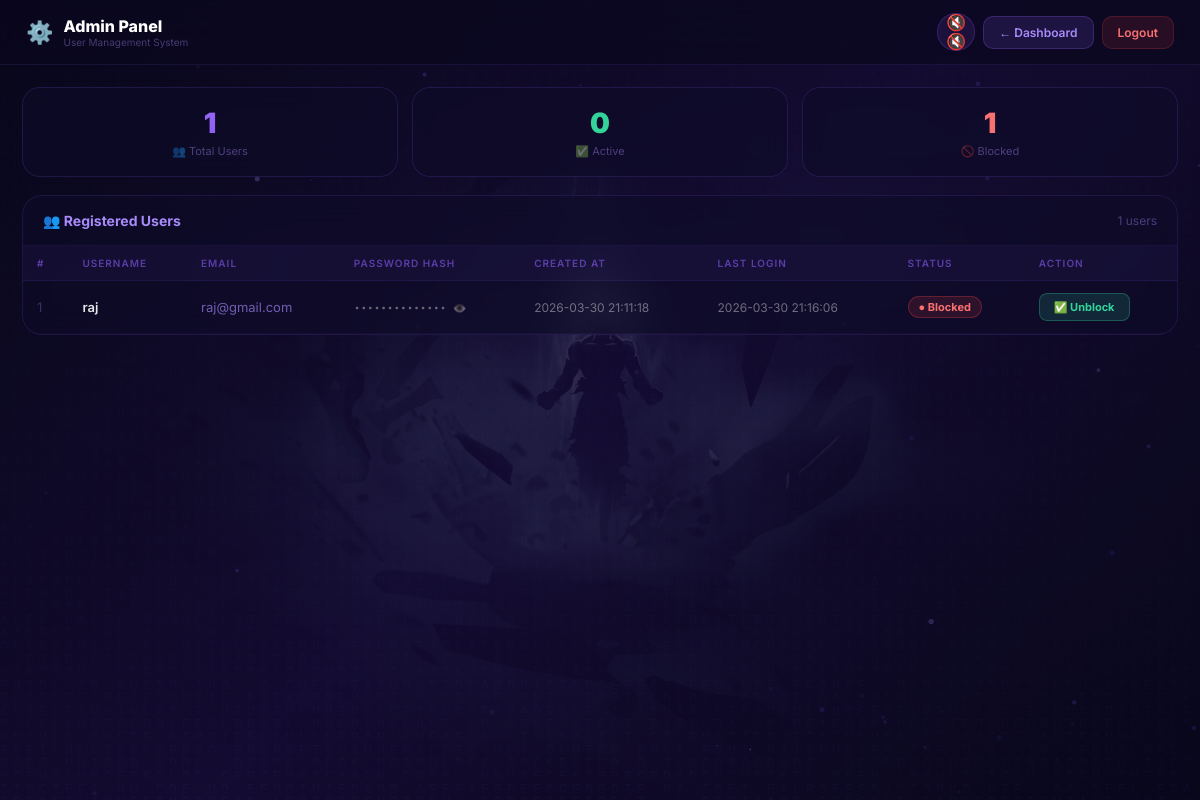
The page /admin (signed in) on the database its author committed.
### tables this page shows
CREATE TABLE users (
            id INTEGER PRIMARY KEY AUTOINCREMENT,
            username TEXT UNIQUE,
            password TEXT,
            email_id TEXT,
            created_at TEXT,
            last_login TEXT,
            status TEXT DEFAULT 'active'
        );

### app.py (the view)
@app.route("/admin")
@login_required
@admin_required
def admin():
    with get_db() as conn:
        users = conn.execute("SELECT * FROM users WHERE username!='admin'").fetchall()
    return render_template("admin.html", users=users)

### app.py (called while the page is built)
def get_db():
    conn = sqlite3.connect(DB_PATH)
    conn.row_factory = sqlite3.Row
    return conn

def login_required(f):
    @wraps(f)
    def wrap(*args, **kwargs):
        if "username" not in session:
            return redirect("/login")
        return f(*args, **kwargs)
    return wrap

def admin_required(f):
    @wraps(f)
    def wrap(*args, **kwargs):
        if session.get("username") != "admin":
            return redirect("/dashboard")
        return f(*args, **kwargs)
    return wrap

### templates/admin.html (shortened to what this page needs)
<!DOCTYPE html>
<html lang="en">
<head>
  <link rel="stylesheet" href="/static/style.css">
</head>
<body>
<div class="bg-scene"></div>
<div class="page-wrap">
  <div class="topbar">
    <div class="topbar-brand">
      <div class="topbar-icon">⚙️</div>
      <div>
        <div class="brand-name">Admin Panel</div>
        <span class="brand-sub">User Management System</span>
      </div>
    </div>
    <div class="topbar-right">
      <button class="music-btn" id="musicBtn" title="Toggle Music">
        🔇
      </button>
      <a href="/dashboard" class="btn-sm btn-purple">← Dashboard</a>
      <a href="/logout" class="btn-sm btn-red">Logout</a>
    </div>
  </div>
  <div class="admin-body">
    <div class="stat-cards">
      <div class="stat-card">
        <div class="stat-num purple">{{ users|length }}</div>
        <div class="stat-lbl2">👥 Total Users</div>
      </div>
      <div class="stat-card">
        <div class="stat-num green">{{ users|selectattr('status','equalto','active')|list|length }}</div>
        <div class="stat-lbl2">✅ Active</div>
      </div>
      <div class="stat-card">
        <div class="stat-num red">{{ users|selectattr('status','equalto','blocked')|list|length }}</div>
        <div class="stat-lbl2">🚫 Blocked</div>
      </div>
    </div>
    <div class="table-wrap">
      <div class="table-hdr">
        <div class="table-hdr-title">👥 Registered Users</div>
        <div style="font-size:12px;color:rgba(167,139,250,0.4);">{{ users|length }} users</div>
      </div>
      <div class="table-scroll">
        <table>
          <thead>
            <tr>
              <th>#</th>
              <th>Username</th>
              <th>Email</th>
              <th>Password Hash</th>
              <th>Created At</th>
              <th>Last Login</th>
              <th>Status</th>
              <th>Action</th>
            </tr>
          </thead>
          <tbody>
            {% for user in users %}
            <tr>
              <td style="color:rgba(167,139,250,0.3);">{{ loop.index }}</td>
              <td style="font-weight:600;color:rgba(255,255,255,0.9);">{{ user.username }}</td>
              <td style="color:rgba(167,139,250,0.65);">{{ user.email_id }}</td>
              <td>
                <span class="pass-hash" data-hash="{{ user.password }}" onclick="toggleHash(this)">•••••••••••••• 👁️</span>
              </td>
              <td style="font-size:12px;color:rgba(255,255,255,0.4);">{{ user.created_at or '—' }}</td>
              <td style="font-size:12px;color:rgba(255,255,255,0.4);">{{ user.last_login or '—' }}</td>
              <td>
                {% if user.status == 'active' %}
                  <span class="badge-active">● Active</span>
                {% else %}
                  <span class="badge-blocked">● Blocked</span>
                {% endif %}
              </td>
              <td>
                {% if user.username != 'admin' %}
                  <form method="POST" action="/admin/toggle_block" style="display:inline;">
                    {% if user.status == 'active' %}
                      <button class="btn-blk do-block" type="submit">🚫 Block</button>
                    {% else %}
                      <button class="btn-blk do-unblock" type="submit">✅ Unblock</button>
                    {% endif %}
                  </form>
                {% else %}
                  <span style="color:rgba(255,255,255,0.2);font-size:12px;">—</span>
                {% endif %}
              </td>
            </tr>
            {% else %}
            <tr>
              <td colspan="8" style="text-align:center;color:rgba(167,139,250,0.3);padding:40px;">No users registered yet.</td>
            </tr>
            {% endfor %}
          </tbody>
        </table>
      </div>
    </div>
  </div>
</div>
</body>
</html>

### static/style.css (style rules this page uses)
*, *::before, *::after { margin: 0; padding: 0; box-sizing: border-box; }
:root { --purple: #7c3aed; --purple-light: #a78bfa; --purple-dim: rgba(139,92,246,0.15); --purple-border: rgba(139,92,246,0.25); --green: #34d399; --red: #f87171; --bg: #0a081e; }
html { scroll-behavior: smooth; }
body { font-family: 'Inter', sans-serif; background: var(--bg); color: #fff; min-height: 100vh; overflow-x: hidden; }
.bg-scene { position: fixed; inset: 0; z-index: 0; background-image: url('ui%20goku.jpeg'); background-size: cover; background-position: center; background-attachment: fixed; }
.bg-scene::after { content: ''; position: absolute; inset: 0; background: linear-gradient(135deg, rgba(10,8,30,0.90) 0%, rgba(25,15,60,0.85) 50%, rgba(10,8,30,0.92) 100%); }
.page-wrap { position: relative; z-index: 10; min-height: 100vh; }
.topbar { position:sticky; top:0; z-index:100; display:flex; align-items:center; justify-content:space-between; padding:13px 26px; background:rgba(10,8,30,0.7); backdrop-filter:blur(20px); -webkit-backdrop-filter:blur(20px); border-bottom:1px solid rgba(139,92,246,0.12); animation:slideDown 0.5s ease both; }
.topbar-brand { display:flex; align-items:center; gap:10px; }
.topbar-icon { font-size:22px; animation:iconBob 5s ease-in-out infinite; }
.brand-name { font-size:16px; font-weight:800; color:#fff; }
.brand-sub { font-size:10px; color:rgba(167,139,250,0.4); display:block; }
.topbar-right { display:flex; align-items:center; gap:8px; }
.btn-sm { padding:8px 15px; border-radius:10px; border:none; font-size:12px; font-weight:600; cursor:pointer; font-family:'Inter',sans-serif; transition:transform 0.2s,box-shadow 0.3s; text-decoration:none; display:inline-flex; align-items:center; gap:5px; }
.btn-purple { background:rgba(139,92,246,0.15); color:#a78bfa; border:1px solid rgba(139,92,246,0.25); }
.btn-red { background:rgba(239,68,68,0.12); color:#f87171; border:1px solid rgba(239,68,68,0.2); }
.music-btn { width:38px; height:38px; border-radius:50%; background:rgba(139,92,246,0.12); border:1px solid rgba(139,92,246,0.25); font-size:16px; cursor:pointer; display:flex; align-items:center; justify-content:center; transition:transform 0.2s,box-shadow 0.3s; position:relative; }
.stat-cards { display:grid; grid-template-columns:repeat(3,1fr); gap:14px; margin-bottom:18px; }
.stat-card { text-align:center; padding:18px; background:rgba(15,12,41,0.65); border:1px solid rgba(139,92,246,0.16); border-radius:18px; backdrop-filter:blur(12px); transition:transform 0.3s,box-shadow 0.3s; }
.stat-num { font-size:28px; font-weight:900; }
.stat-num.purple { background:linear-gradient(135deg,#a78bfa,#7c3aed); -webkit-background-clip:text; -webkit-text-fill-color:transparent; background-clip:text; }
.stat-num.red { color:#f87171; }
.stat-num.green { color:#34d399; }
.stat-lbl2 { font-size:11px; color:rgba(167,139,250,0.42); margin-top:4px; }
.table-wrap { background:rgba(15,12,41,0.65); backdrop-filter:blur(16px); border:1px solid rgba(139,92,246,0.14); border-radius:20px; overflow:hidden; }
.table-hdr { display:flex; justify-content:space-between; align-items:center; padding:16px 20px; border-bottom:1px solid rgba(139,92,246,0.1); }
.table-hdr-title { font-size:14px; font-weight:700; color:#a78bfa; }
.table-scroll { overflow-x:auto; }
table { width:100%; border-collapse:collapse; min-width:880px; }
thead th { padding:11px 14px; text-align:left; font-size:10px; font-weight:600; text-transform:uppercase; letter-spacing:1px; color:rgba(139,92,246,0.6); border-bottom:1px solid rgba(139,92,246,0.1); background:rgba(139,92,246,0.06); }
tbody tr { transition:background 0.2s; }
tbody td { padding:12px 14px; font-size:13px; color:rgba(255,255,255,0.75); border-bottom:1px solid rgba(139,92,246,0.05); }
.admin-body { padding:22px 22px 50px; max-width:1200px; margin:0 auto; }
.pass-hash { font-family:'JetBrains Mono',monospace; font-size:11px; color:rgba(255,255,255,0.38); cursor:pointer; transition:color 0.2s; }
.btn-blk { padding:6px 14px; border-radius:8px; font-size:11px; font-weight:700; cursor:pointer; border:none; font-family:'Inter',sans-serif; transition:transform 0.2s,box-shadow 0.2s; }
.do-unblock { background:rgba(52,211,153,0.15); color:#34d399; border:1px solid rgba(52,211,153,0.28); }
.badge-blocked { background:rgba(239,68,68,0.14); color:#f87171; border:1px solid rgba(239,68,68,0.28); display:inline-flex; align-items:center; gap:5px; padding:3px 10px; border-radius:20px; font-size:11px; font-weight:700; }

### rows shown on the page
users: username "raj", email_id "raj@gmail.com", created_at "2026-03-30 21:11:18", last_login "2026-03-30 21:16:06", status "● Blocked"

### other values the page prints
{{ users|length }} "1"
{{ users|selectattr('status','equalto','active')|list|length }} "0"
{{ users|selectattr('status','equalto','blocked')|list|length }} "1"
